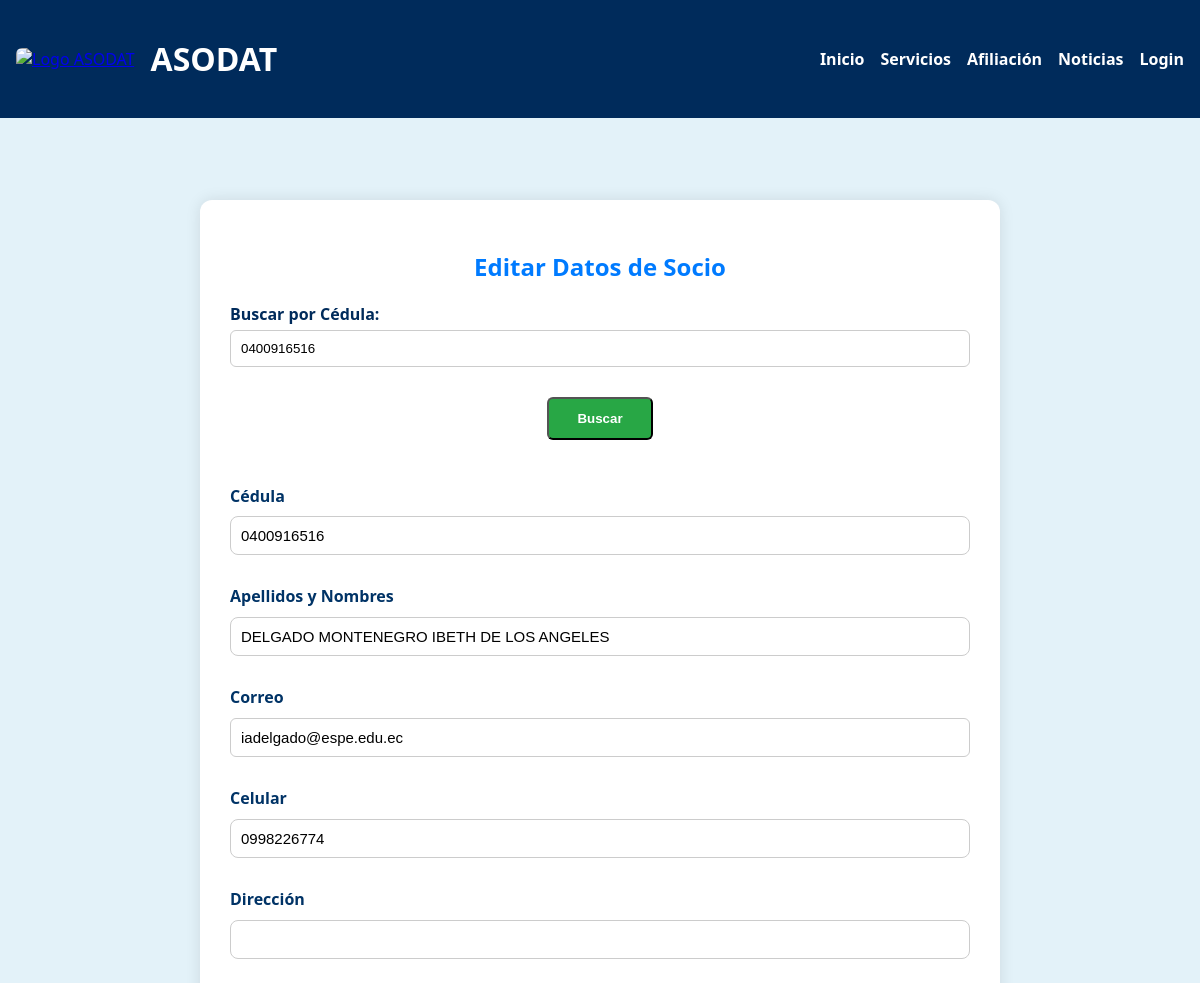
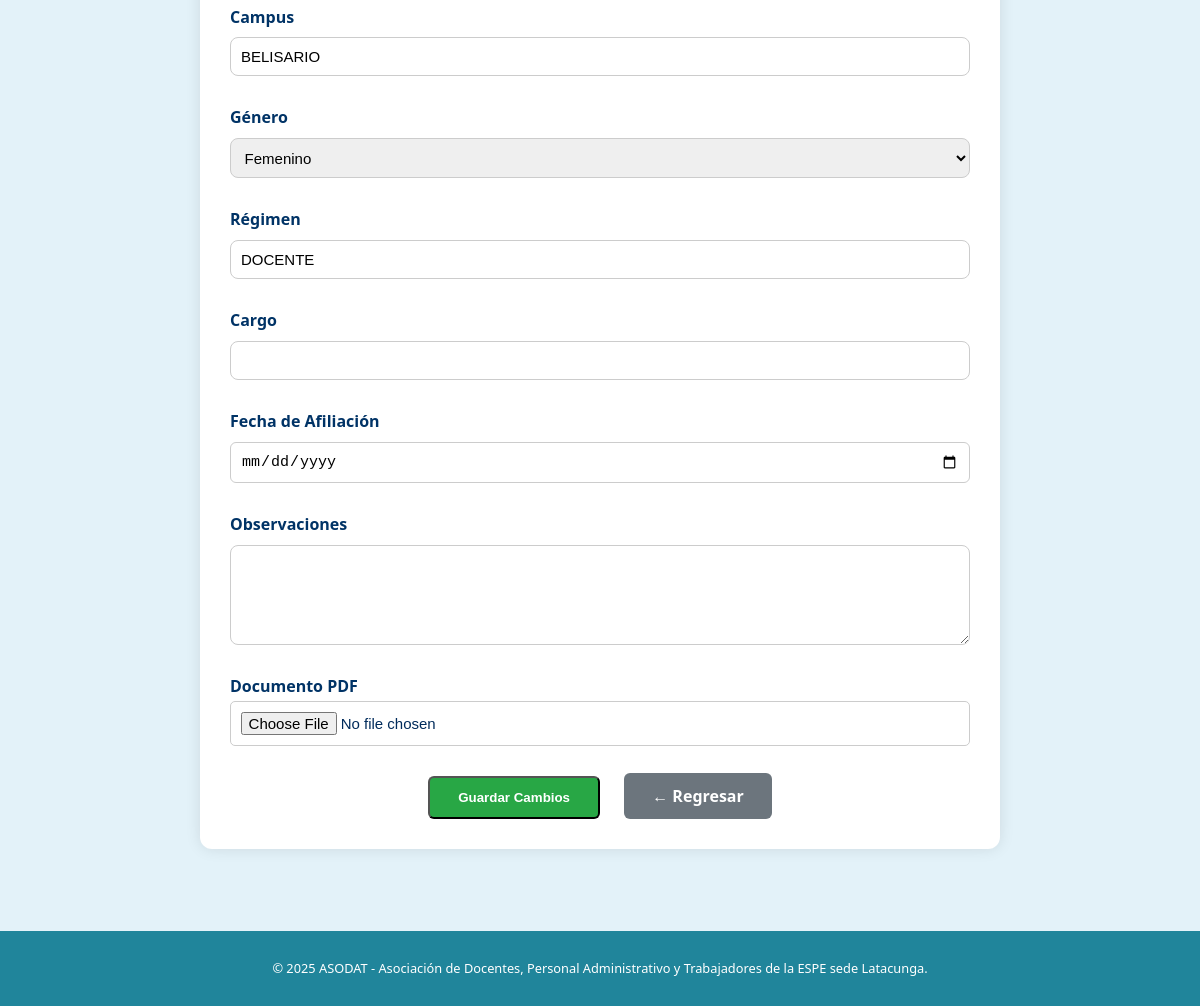
Screenshot of /editar_socio.php?buscar_cedula=0400916516 with the database file from the repository (2 pictures, top to bottom).
### tables this page shows
CREATE TABLE `socios` (
  `apellidos_nombres` varchar(255) DEFAULT NULL,
  `campus` varchar(50) DEFAULT NULL,
  `genero` char(1) DEFAULT NULL,
  `regimen` varchar(50) DEFAULT NULL,
  `celular` varchar(15) DEFAULT NULL,
  `cedula` varchar(15) NOT NULL,
  `rol` varchar(20) DEFAULT NULL,
  `cargo` varchar(255) DEFAULT NULL,
  `direccion` varchar(255) DEFAULT NULL,
  `fecha_afiliacion` date DEFAULT NULL,
  `documento_pdf` varchar(255) DEFAULT NULL,
  `observaciones` text DEFAULT NULL,
  `correo` varchar(30) DEFAULT NULL,
  `tipo_usuario` enum('nuevo','adherente','fundador') DEFAULT 'nuevo'
);

### editar_socio.php (the view, shortened to what this page needs)
<?php
include("conexion.php");
$cedula_buscar = $_GET['buscar_cedula'] ?? '';
$socio = null;
if ($cedula_buscar) {
  $stmt = $conn->prepare("SELECT * FROM socios WHERE cedula = ?");
  $stmt->bind_param("s", $cedula_buscar);
  $stmt->execute();
  $result = $stmt->get_result();
  $socio = $result->fetch_assoc();
}
?>
<!DOCTYPE html>
<html lang="es">
<head>
  <link rel="stylesheet" href="styles.css">
  <link href="https://cdnjs.cloudflare.com/ajax/libs/font-awesome/6.0.0-beta3/css/all.min.css" rel="stylesheet">
</head>
<body>
  <header class="header">
    <div class="container">
      <div class="logo-section">
        <a href="index.php">
          <img src="img/Logo Asociación.jpeg" alt="Logo ASODAT" class="logo-img">
        </a>
        <h1 class="logo">ASODAT</h1>
      </div>
      <nav class="nav">
        <a href="index.php">Inicio</a>
        <a href="servicios.php">Servicios</a>
        <a href="afiliacion.php">Afiliación</a>
        <a href="noticias.php">Noticias</a>
        <?php if (isset($_SESSION['cedula'])): ?>
          <div class="dropdown">
            <button class="dropbtn">
              <?= $_SESSION['nombre_completo'] ?>
              <span class="flecha">▼</span>
            </button>
            <div class="dropdown-content">
              <?php if (in_array($_SESSION['rol'], ['socio', 'tesorero', 'secretaria'])): ?>
                <a href="datos.php">Datos</a>
                <a href="historial_aportes.php">Mis Aportes</a>
              <?php endif; ?>
              <?php if ($_SESSION['rol'] === 'tesorero' || $_SESSION['rol'] === 'secretaria'): ?>
                <a href="socios.php">Socios</a>
              <?php endif; ?>
              <?php if ($_SESSION['rol'] === 'tesorero'): ?>
                <a href="aportes.php">Aportes</a>
                <a href="reportes.php">Reportes</a>
                <a href="aportes_socios.php">Aportes Socios</a>
              <?php endif; ?>
              <a href="logout.php">Cerrar sesión</a>
            </div>
          </div>
        <?php else: ?>
          <a class="activo" href="login.php">Login</a>
        <?php endif; ?>
    </div>
  </header>
  <main>
    <div class="contenedor">
      <h2>Editar Datos de Socio</h2>
      <form method="GET" style="margin-bottom: 30px;">
        <label for="buscar_cedula">Buscar por Cédula:</label>
        <input type="text" id="buscar_cedula" name="buscar_cedula" placeholder="Ingrese la cédula" value="<?= htmlspecialchars($cedula_buscar) ?>" required>
        <div class="form-boton">
          <input type="submit" value="Buscar">
        </div>
      </form>
      <?php if ($socio): ?>
        <form method="POST" action="procesar_edicion.php" enctype="multipart/form-data">
          <div class="form-group">
            <label>Cédula</label>
            <input type="text" name="cedula" value="<?= $socio['cedula'] ?>" readonly>
          </div>
          <div class="form-group">
            <label>Apellidos y Nombres</label>
            <input type="text" name="apellidos_nombres" value="<?= $socio['apellidos_nombres'] ?>" required>
          </div>
          <div class="form-group">
            <label>Correo</label>
            <input type="email" name="correo" value="<?= $socio['correo'] ?>" required>
          </div>
          <div class="form-group">
            <label>Celular</label>
            <input type="text" name="celular" value="<?= $socio['celular'] ?>" required>
          </div>
          <div class="form-group">
            <label>Dirección</label>
            <input type="text" name="direccion" value="<?= $socio['direccion'] ?>" required>
          </div>
          <div class="form-group">
            <label>Campus</label>
            <input type="text" name="campus" value="<?= $socio['campus'] ?>" required>
          </div>
          <div class="form-group">
            <label>Género</label>
            <select name="genero" required>
              <option value="F" <?= $socio['genero'] == 'F' ? 'selected' : '' ?>>Femenino</option>
            </select>
          </div>
          <div class="form-group">
            <label>Régimen</label>
            <input type="text" name="regimen" value="<?= $socio['regimen'] ?>" required>
          </div>
          <div class="form-group">
            <label>Cargo</label>
            <input type="text" name="cargo" value="<?= $socio['cargo'] ?>" required>
          </div>
          <div class="form-group">
            <label>Fecha de Afiliación</label>
            <input type="date" name="fecha_afiliacion" value="<?= $socio['fecha_afiliacion'] ?>" required>
          </div>
          <div class="form-group">
            <label>Observaciones</label>
            <textarea name="observaciones" rows="3"><?= htmlspecialchars($socio['observaciones']) ?></textarea>
          </div>
          <div class="form-group">
            <label>Documento PDF</label>
            <input type="file" name="documento_pdf" accept="application/pdf">
          </div>
          <div class="form-boton">
            <input type="submit" value="Guardar Cambios">
            <a href="socios.php">← Regresar</a>
          </div>
        </form>
      <?php endif; ?>
    </div>
  </main>
  <footer class="footer">
    <div class="container">
      <p>&copy; 2025 ASODAT - Asociación de Docentes, Personal Administrativo y Trabajadores de la ESPE sede
        Latacunga.</p>
    </div>
  </footer>
</body>
</html>

### styles.css (style rules this page uses)
:root { --azul-oscuro: #1b4d7a; --azul-medio: #20859b; --azul-claro: #3ca8b7; --celeste-fondo: #e3f2f9; --blanco: #ffffff; --gris-fondo: #f0f4f8; --gris-claro: #f9fbfc; }
body { margin: 0; font-family: "Roboto", sans-serif; background-color: var(--celeste-fondo); color: var(--azul-oscuro); }
.container { max-width: 1200px; margin: auto; padding: 0 1rem; }
.header { background-color: var(--azul-oscuro); color: white; padding: 1rem 0; }
.logo-section { display: flex; align-items: center; gap: 1rem; }
.logo-img { height: 50px; border-radius: 6px; }
.nav { display: flex; gap: 1rem; }
.header .container { display: flex; justify-content: space-between; align-items: center; }
.nav a { color: white; text-decoration: none; font-weight: bold; transition: color 0.3s ease; }
.footer { background-color: #20859b; padding: 1rem 1rem; text-align: center; font-size: 0.8rem; color: #fff; }
.footer .container { max-width: 1200px; margin: auto; }
html, body { height: 100%; margin: 0; display: flex; flex-direction: column; }
body { min-height: 100vh; }
main { flex: 1; }
:root { --azul-oscuro: #002b5b; --azul-medio: #005daa; --gris-fondo: #f4f4f4; --blanco: #ffffff; }
:root { --azul-oscuro: #002b5b; --azul-medio: #20859b; --gris-fondo: #f4f4f4; --blanco: #ffffff; }
.footer { background-color: #20859b; padding: 3rem 1rem; text-align: center; font-size: 0.9rem; color: #fff; }
* { box-sizing: border-box; }
.form-group { display: flex; flex-direction: column; }
.form-group label { font-weight: bold; color: #003366; margin-bottom: 0.3rem; }
.form-group input, .form-group select, .form-group textarea { padding: 0.6rem; border: 1px solid #ccc; border-radius: 5px; font-size: 15px; width: 100%; max-width: 100%; overflow-wrap: break-word; }
.form-group input[type="text"], .form-group select, .form-group textarea { font-family: 'Arial', sans-serif; border: 1px solid #ccc; border-radius: 8px; }
textarea { resize: vertical; min-height: 100px; max-height: 150px; overflow-y: auto; }

### editar_socio.php (style rules this page uses)
html, body { height: 100%; margin: 0; display: flex; flex-direction: column; }
main { flex: 1; padding: 2rem; background: #e3f2f9; }
.footer { background-color: #20859b; padding: 1rem; text-align: center; font-size: 0.8rem; color: #fff; }
.footer .container { max-width: 1200px; margin: auto; }
body { font-family: 'Segoe UI', sans-serif; background-color: #f2f9ff; margin: 0; padding: 0; }
.contenedor { max-width: 800px; margin: 50px auto; background-color: white; padding: 30px; border-radius: 12px; box-shadow: 0 0 15px rgba(0, 0, 0, 0.1); }
h2 { text-align: center; color: #007bff; }
label { font-weight: bold; margin-top: 15px; display: block; }
input[type="text"], input[type="email"], input[type="date"], textarea, select { width: 100%; padding: 10px; margin-top: 5px; border: 1px solid #ccc; border-radius: 6px; }
.form-group { margin-bottom: 15px; }
.form-boton { text-align: center; margin-top: 30px; }
.form-boton input, .form-boton a { background-color: #28a745; color: white; padding: 12px 28px; border-radius: 6px; text-decoration: none; font-weight: bold; margin: 0 10px; }
.form-boton a { background-color: #6c757d; }

### rows the page displays
socios: cedula "0400916516", apellidos_nombres "DELGADO MONTENEGRO IBETH DE LOS ANGELES", correo "iadelgado@espe.edu.ec", celular "0998226774", campus "BELISARIO", genero "Femenino", regimen "DOCENTE"
